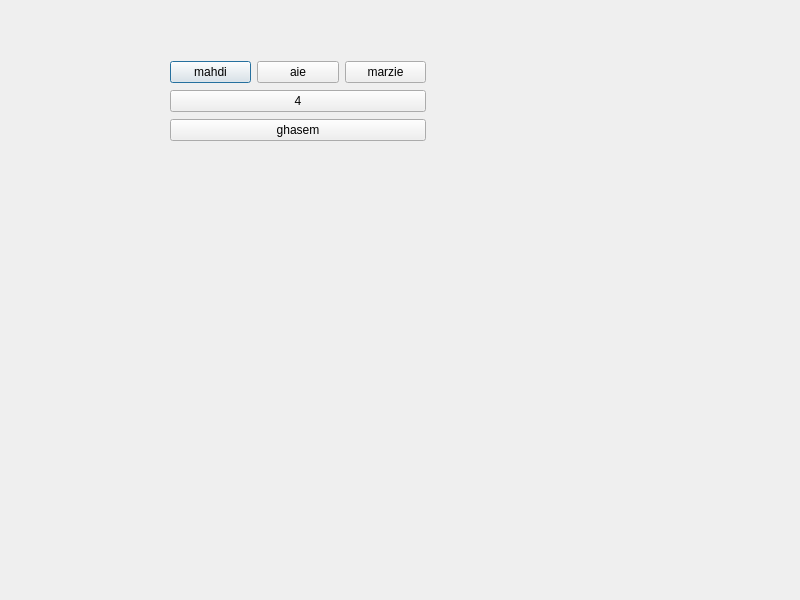
<?xml version="1.0" encoding="UTF-8"?>
<ui version="4.0">
 <class>Dialog</class>
 <widget class="QDialog" name="Dialog">
  <property name="geometry">
   <rect>
    <x>0</x>
    <y>0</y>
    <width>800</width>
    <height>600</height>
   </rect>
  </property>
  <property name="windowTitle">
   <string>Dialog</string>
  </property>
  <widget class="QWidget" name="verticalLayoutWidget">
   <property name="geometry">
    <rect>
     <x>170</x>
     <y>60</y>
     <width>256</width>
     <height>82</height>
    </rect>
   </property>
   <layout class="QVBoxLayout" name="verticalLayout">
    <item>
     <layout class="QHBoxLayout" name="horizontalLayout">
      <item>
       <widget class="QPushButton" name="pushButton_4">
        <property name="text">
         <string>mahdi</string>
        </property>
       </widget>
      </item>
      <item>
       <widget class="QPushButton" name="pushButton_3">
        <property name="text">
         <string>aie</string>
        </property>
       </widget>
      </item>
      <item>
       <widget class="QPushButton" name="pushButton_2">
        <property name="text">
         <string>marzie</string>
        </property>
       </widget>
      </item>
     </layout>
    </item>
    <item>
     <widget class="QPushButton" name="pushButton_5">
      <property name="text">
       <string>4</string>
      </property>
     </widget>
    </item>
    <item>
     <widget class="QPushButton" name="pushButton">
      <property name="acceptDrops">
       <bool>false</bool>
      </property>
      <property name="text">
       <string>ghasem</string>
      </property>
     </widget>
    </item>
   </layout>
  </widget>
 </widget>
 <resources/>
 <connections/>
</ui>
